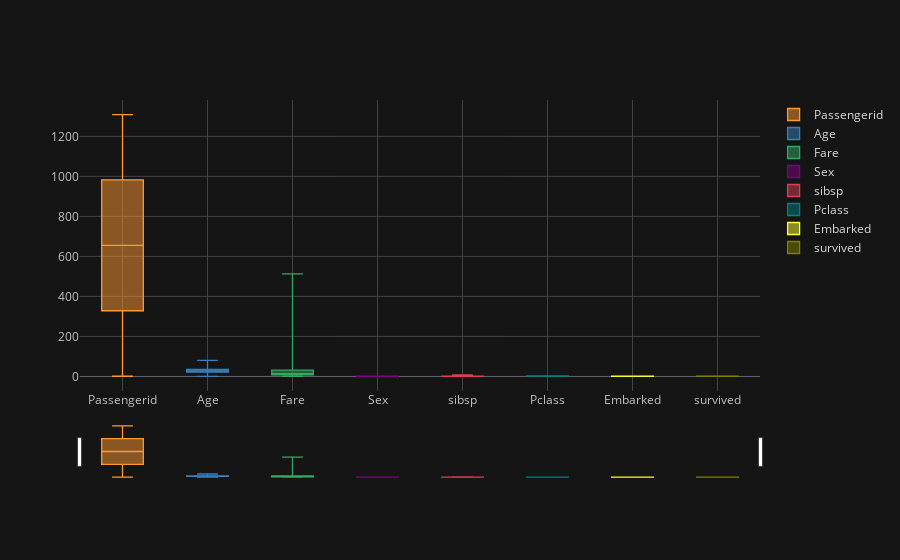

Notebook cell for this chart:
### Code cell
dff.iplot(kind='box',theme='solar',x='Pclass',y='Age',rangeslider=True)

### Figure 1 — Plotly figure (JSON) as saved in the notebook; plotly's stock layout.template omitted (floating-point values rounded to 4 significant figures; data arrays with more than 128 entries replaced by an {"elided": "..."} marker saying what was removed)
{"data": [{"boxpoints": false, "line": {"width": 1.3}, "marker": {"color": "rgba(255, 153, 51, 1.0)"}, "name": "Passengerid", "orientation": "v", "type": "box", "uid": "bcad1498-dadc-4ce1-8f1e-7a895b0c69b8", "y": {"elided": "1307 int values"}}, {"boxpoints": false, "line": {"width": 1.3}, "marker": {"color": "rgba(55, 128, 191, 1.0)"}, "name": "Age", "orientation": "v", "type": "box", "uid": "28672a93-78c5-42b7-bd49-c36df7843576", "y": {"elided": "1307 float values"}}, {"boxpoints": false, "line": {"width": 1.3}, "marker": {"color": "rgba(50, 171, 96, 1.0)"}, "name": "Fare", "orientation": "v", "type": "box", "uid": "2773e7a8-4e9b-4679-ac5b-d6fabcacb0c1", "y": {"elided": "1307 float values"}}, {"boxpoints": false, "line": {"width": 1.3}, "marker": {"color": "rgba(128, 0, 128, 1.0)"}, "name": "Sex", "orientation": "v", "type": "box", "uid": "73ec0e76-1bc3-4869-b7e2-87676125a38d", "y": {"elided": "1307 int values"}}, {"boxpoints": false, "line": {"width": 1.3}, "marker": {"color": "rgba(219, 64, 82, 1.0)"}, "name": "sibsp", "orientation": "v", "type": "box", "uid": "f310be05-77b8-4b67-8fe6-0597228254cb", "y": {"elided": "1307 int values"}}, {"boxpoints": false, "line": {"width": 1.3}, "marker": {"color": "rgba(0, 128, 128, 1.0)"}, "name": "Pclass", "orientation": "v", "type": "box", "uid": "331f631b-d847-4111-8223-05d6061a5a7a", "y": {"elided": "1307 int values"}}, {"boxpoints": false, "line": {"width": 1.3}, "marker": {"color": "rgba(255, 255, 51, 1.0)"}, "name": "Embarked", "orientation": "v", "type": "box", "uid": "114e7682-9dd1-41a1-aa3d-5bbb933a1d4f", "y": {"elided": "1307 int values"}}, {"boxpoints": false, "line": {"width": 1.3}, "marker": {"color": "rgba(128, 128, 0, 1.0)"}, "name": "survived", "orientation": "v", "type": "box", "uid": "53103ede-4d81-4112-90b0-d103dba3497f", "y": {"elided": "1307 int values"}}], "layout": {"legend": {"bgcolor": "#151516", "font": {"color": "#D9D9D9"}}, "paper_bgcolor": "#151516", "plot_bgcolor": "#151516", "title": {"font": {"color": "#D9D9D9"}}, "xaxis": {"gridcolor": "#434343", "rangeslider": {"visible": true}, "showgrid": true, "tickfont": {"color": "#C2C2C2"}, "title": {"font": {"color": "#D9D9D9"}, "text": ""}, "zerolinecolor": "#666570"}, "yaxis": {"gridcolor": "#434343", "showgrid": true, "tickfont": {"color": "#C2C2C2"}, "title": {"font": {"color": "#D9D9D9"}, "text": ""}, "zerolinecolor": "#666570"}}}
